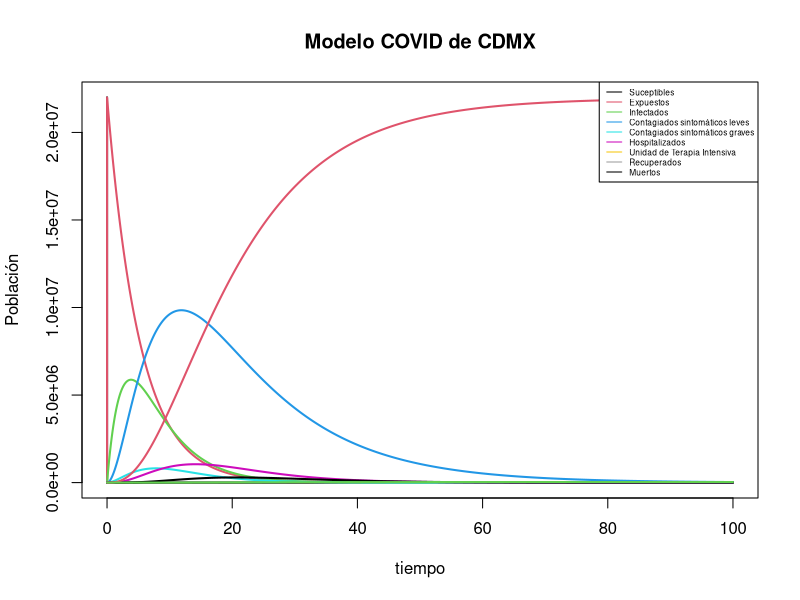
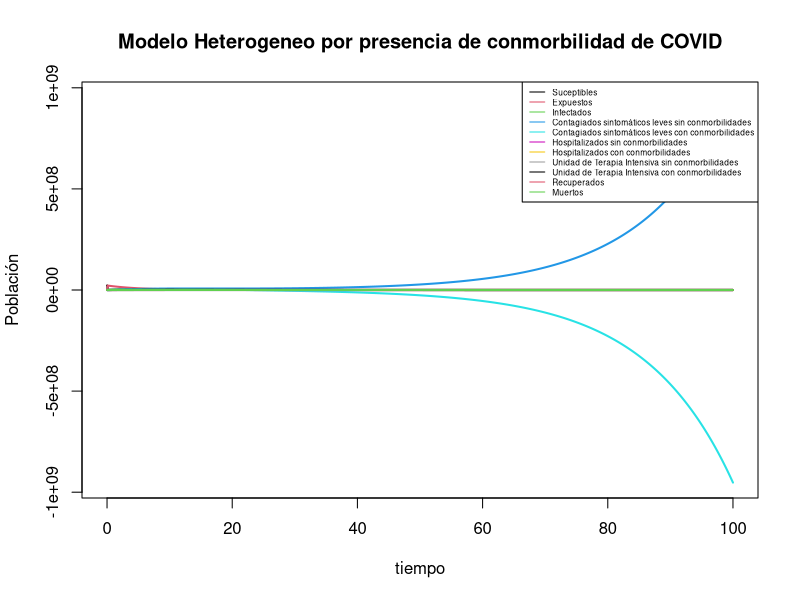
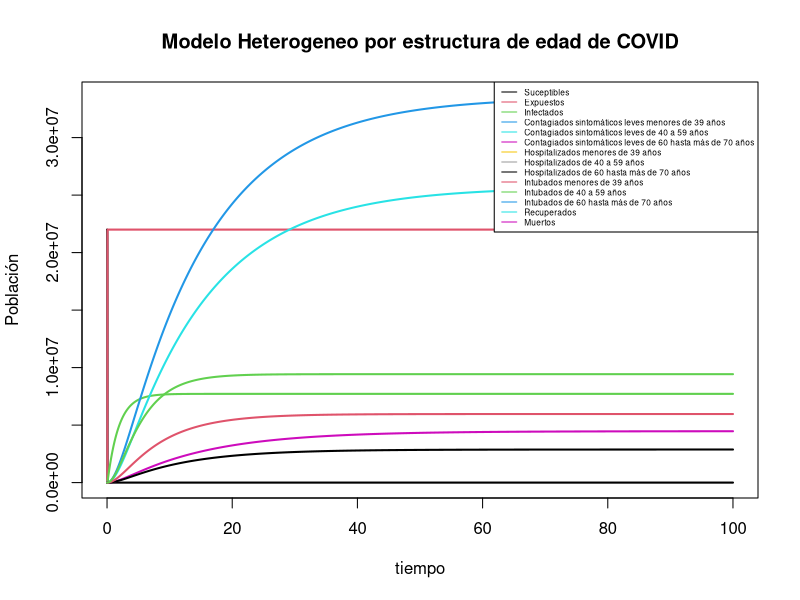

Here is the R script that generated these plots, in order:
## ---- chunk 1
library(deSolve)
## ---- chunk 2

covis <- function (t, state, parameters){
  with(as.list(c(state, parameters)), {
    
    dS   <- -(R0/Dinfect)*I*S
    dE   <- (R0/Dinfect)*I*S - (1/Dincub)*E
    dI   <- (1/Dincub)*E - (1/Dinfect)*I
    dL   <- (1-pGrave)*(1/Dinfect)*I - (1/DRL)*L
    dG   <- pGrave*(1/Dinfect)*I - (1/Dhosp)*G
    dH   <- (1/Dhosp)*G - (1-pICU)*(1/DRH)*H - pICU*(1/DICU)*H
    dICU <- pICU*(1/DICU)*H - (1-pM)*(1/DRICU)*ICU - pM*(1/DM)*ICU
    dR   <- (1/DRL)*L + (1-pICU)*(1/DRH)*H + (1-pM)*(1/DRICU)*ICU
    dM   <- pM*(1/DM)*ICU
    
    list(c(dS, dE, dI, dL, dG, dH, dICU, dR, dM))
    
  })
}

parameters <- c(
  
  Dinfect <- 2.9, 
  Dincub  <- 5.2,
  pGrave  <- 0.138,
  DRL     <- 14,
  Dhosp   <- 4,
  pICU    <- 0.05,
  DRH     <- 12,
  pM      <- 0.03,
  DICU    <- 1,
  DRICU   <- 7,
  DM      <- 8,
  R0      <- 2.83,
  N       <- 22000000
  
)



state <- c(S   = N - 1 ,
           E   = 0     ,
           I   = 1     ,
           L   = 0     ,
           G   = 0     ,
           H   = 0     ,
           ICU = 0     ,
           R   = 0     ,
           M   = 0     )


t  <- seq(0, 100, by = 0.001)



out <- ode(state, t, covis, parameters)

matplot(out[,1], out[,2:10], type ="l", xlab = "tiempo", ylab = "Población", main = "Modelo COVID de CDMX", lwd = 2, lty = 1)
legend("topright", c("Suceptibles"                     , 
                     "Expuestos"                       , 
                     "Infectados"                      ,
                     "Contagiados sintomáticos leves"  ,
                     "Contagiados sintomáticos graves" , 
                     "Hospitalizados"                  ,
                     "Unidad de Terapia Intensiva"     ,
                     "Recuperados"                     ,
                     "Muertos")
       , col = 1:9, lty = 1, cex = 0.5)

## ---- chunk 3

covis_conm <- function (t, state, parameters){
  with(as.list(c(state, parameters)), {
    
    dS   <- -(R0/Dinfect)*S*(LC + L + H + HC + ICU + ICUC)
    dE   <- (R0/Dinfect)*S*(LC + L + H + HC + ICU + ICUC) - (1/Dincub)*E
    dI   <- (1/Dincub)*E - (1-phosp)*(1/Dinfect)*I - (1-phospconm)*(1/Dinfect)*I 
    - phosp*(1/Dinfect)*I - phospconm*(1/Dinfect)*I
    dL   <- (1-phosp)*(1/Dinfect)*I - (1/DRL)*L
    dLC  <- (1-phospconm)*(1/Dinfect)*I - (1/DRL)*LC
    dH   <- phosp*(1/Dinfect)*I - (1-pICU)*(1/DRH)*H - pICU*(1/DICU)*H
    dHC  <- phospconm*(1/Dinfect)*I - (1-pICUconm)*(1/DRH)*HC 
    - pICUconm*(1/DICU)*HC
    dICU <- pICU*(1/DICU)*H - (1-pM)*(1/DRICU)*ICU - pM*(1/DM)*ICU
    dICUC<- pICUconm*(1/DICU)*HC - (1-pMconm)*(1/DRICU)*ICUC - pMconm*(1/DM)*ICUC
    dR   <- (1/DRL)*L + (1/DRL)*LC + (1-pICU)*(1/DRH)*H + (1-pICUconm)*(1/DRH)*HC 
    + (1-pM)*(1/DRICU)*ICU + (1-pMconm)*(1/DRICU)*ICUC
    dM   <- pM*(1/DM)*ICU + pMconm*(1/DM)*ICUC
    
    list(c(dS, dE, dI, dL, dLC, dH, dHC, dICU, dICUC, dR, dM))
    
  })
}

parameters <- c(
  
  Dinfect <- 2.9, 
  Dincub  <- 5.2,
  DRL     <- 14,
  Dhosp   <- 4,
  DRH     <- 12,
  phosp   <- 0.06,
  phospconm <- 0.24,
  pICUconm <- 0.04,
  pICU    <- 0.05,
  pM      <- 0.03,
  pMconm  <- 0.12,
  DICU    <- 1,
  DRICU   <- 7,
  DM      <- 8,
  R0      <- 2.83,
  N       <- 22000000
  
)



state <- c(S   = N - 1 ,
           E   = 0     ,
           I   = 1     ,
           LC = 0     ,
           L  = 0     ,
           H   = 0     ,
           HC = 0 ,
           ICU = 0     ,
           ICUC = 0 ,
           R   = 0     ,
           M   = 0     )


t  <- seq(0, 100, by = 0.001)



out <- ode(state, t, covis_conm, parameters)

matplot(out[,1], out[,2:10], type ="l", xlab = "tiempo", ylab = "Población", main = "Modelo Heterogeneo por presencia de conmorbilidad de COVID", lwd = 2, lty = 1)
legend("topright", c("Suceptibles"                     , 
                     "Expuestos"                       , 
                     "Infectados"                      ,
                     "Contagiados sintomáticos leves sin conmorbilidades",
                     "Contagiados sintomáticos leves con conmorbilidades",
                     "Hospitalizados sin conmorbilidades"                  ,
                     "Hospitalizados con conmorbilidades" ,
                     "Unidad de Terapia Intensiva sin conmorbilidades"     ,
                     "Unidad de Terapia Intensiva con conmorbilidades" ,
                     "Recuperados"                     ,
                     "Muertos")
       , col = 1:11, lty = 1, cex = 0.5)
## ---- chunk 4

covis_edad <- function (t, state, parameters){
  with(as.list(c(state, parameters)), {
    
    dS   <- -(R0/Dinfect)*S*(LJ + LA + LM + HJ + HM + HA + ICUJ + ICUM + ICUA)
    dE   <- (R0/Dinfect)*S*(LJ + LA + LM + HJ + HM + HA + ICUJ + ICUM + ICUA)
    - (1/Dincub)*E
    dI   <- (1/Dincub)*E - (1-phosj)*(1/Dinfect)*I - (1-phosm)*(1/Dinfect)*I 
    - (1-phosa)*(1/Dinfect)*I - phosj*(1/Dinfect)*I - phosm*(1/Dinfect)*I 
    - phosa*(1/Dinfect)*I
    dLJ   <- (1-phosj)*(1/Dinfect)*I - (1/DRL)*LJ
    dLM   <- (1-phosm)*(1/Dinfect)*I - (1/DRL)*LM
    dLA   <- (1-phosa)*(1/Dinfect)*I - (1/DRL)*LA
    dHJ   <- phosj*(1/Dinfect)*I - (1-pICUj)*(1/DRH)*HJ - pICUj*(1/DICU)*HJ
    dHM   <- phosm*(1/Dinfect)*I - (1-pICUm)*(1/DRH)*HM - pICUm*(1/DICU)*HM
    dHA   <- phosa*(1/Dinfect)*I - (1-pICUa)*(1/DRH)*HA - pICUa*(1/DICU)*HA
    dICUJ <- pICUj*(1/DICU)*HJ - (1-pMj)*(1/DRICU)*ICUJ - pMj*(1/DM)*ICUJ
    dICUM <- pICUm*(1/DICU)*HM - (1-pMm)*(1/DRICU)*ICUM - pMm*(1/DM)*ICUM
    dICUA <- pICUa*(1/DICU)*HA - (1-pMa)*(1/DRICU)*ICUA - pMa*(1/DM)*ICUA
    dR   <- (1/DRL)*LJ + (1/DRL)*LM + (1/DRL)*LA + (1-pICUj)*(1/DRH)*HJ 
    + (1-pICUm)*(1/DRH)*HM + (1-pICUa)*(1/DRH)*HA + (1-pMj)*(1/DRICU)*ICUJ
    + (1-pMm)*(1/DRICU)*ICUM + (1-pMa)*(1/DRICU)*ICUA
    dM   <- pMj*(1/DM)*ICUJ + pMm*(1/DM)*ICUM + pMa*(1/DM)*ICUA
    
    list(c(dS, dE, dI, dLJ, dLM, dLA, dHJ, dHM, dHA, dICUJ, dICUM, dICUA, dR, dM))
    
  })
}

parameters <- c(
  
  Dinfect <- 2.9, 
  Dincub  <- 5.2,
  DRL     <- 14,
  Dhosp   <- 4,
  DRH     <- 12,
  phosj   <- 0.1,
  phosm   <- 0.31,
  phosa   <- 0.88,
  pICUj   <- 0.01,
  pICUm   <- 0.06,
  pICUa   <- 0.18,
  pMj     <- 0.02,
  pMm     <- 0.13,
  pMa     <- 0.56,
  DICU    <- 1,
  DRICU   <- 7,
  DM      <- 8,
  R0      <- 2.83,
  N       <- 22000000
  
)



state <- c(S   = N - 1 ,
           E   = 0     ,
           I   = 1     ,
           LJ = 0 ,
           LM = 0,
           LA = 0,
           HJ = 0, 
           HM = 0, 
           HA = 0,
           ICUJ = 0 ,
           ICUM = 0,
           ICUA = 0 ,
           R   = 0     ,
           M   = 0     )


t  <- seq(0, 100, by = 0.001)



out <- ode(state, t, covis_edad, parameters)

matplot(out[,1], out[,2:10], type ="l", xlab = "tiempo", ylab = "Población", main = "Modelo Heterogeneo por estructura de edad de COVID", lwd = 2, lty = 1)
legend("topright", c("Suceptibles"                     , 
                     "Expuestos"                       , 
                     "Infectados"                      ,
                     "Contagiados sintomáticos leves menores de 39 años",
                     "Contagiados sintomáticos leves de 40 a 59 años",
                     "Contagiados sintomáticos leves de 60 hasta más de 70 años",
                     "Hospitalizados menores de 39 años",
                     "Hospitalizados de 40 a 59 años",
                     "Hospitalizados de 60 hasta más de 70 años",
                     "Intubados menores de 39 años",
                     "Intubados de 40 a 59 años",
                     "Intubados de 60 hasta más de 70 años",
                     "Recuperados"                     ,
                     "Muertos")
       , col = 1:14, lty = 1, cex = 0.5)
